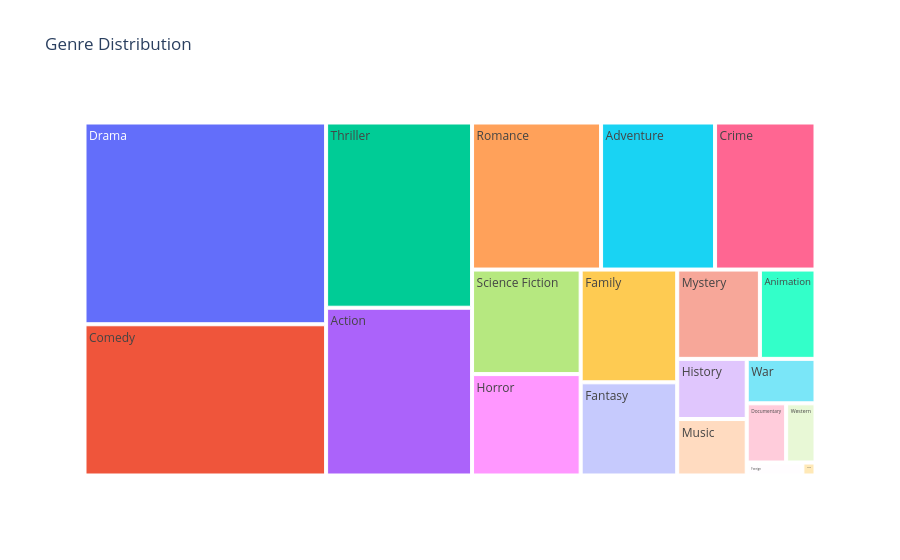

Notebook code for this chart:
### Code cell
import plotly.express as px

count = genre_counts.reset_index()
count.columns = ['Category', 'Value']
fig = px.treemap(count, 
                  path=['Category'], 
                  values='Value', 
                  title='Genre Distribution')
fig.show()

### Figure 1 — Plotly figure (JSON) as saved in the notebook; plotly's stock layout.template omitted (floating-point values rounded to 4 significant figures)
{"data": [{"branchvalues": "total", "domain": {"x": [0, 1], "y": [0, 1]}, "hovertemplate": "labels=%{label}<br>Value=%{value}<br>parent=%{parent}<br>id=%{id}<extra></extra>", "ids": ["Action", "Adventure", "Animation", "Comedy", "Crime", "Documentary", "Drama", "Family", "Fantasy", "Foreign", "History", "Horror", "Music", "Mystery", "Romance", "Science Fiction", "TV Movie", "Thriller", "War", "Western"], "labels": ["Action", "Adventure", "Animation", "Comedy", "Crime", "Documentary", "Drama", "Family", "Fantasy", "Foreign", "History", "Horror", "Music", "Mystery", "Romance", "Science Fiction", "TV Movie", "Thriller", "War", "Western"], "name": "", "parents": ["", "", "", "", "", "", "", "", "", "", "", "", "", "", "", "", "", "", "", ""], "type": "treemap", "values": [1154, 790, 234, 1722, 696, 110, 2297, 513, 424, 34, 197, 519, 185, 348, 894, 535, 8, 1274, 144, 82]}], "layout": {"legend": {"tracegroupgap": 0}, "title": {"text": "Genre Distribution"}}}
